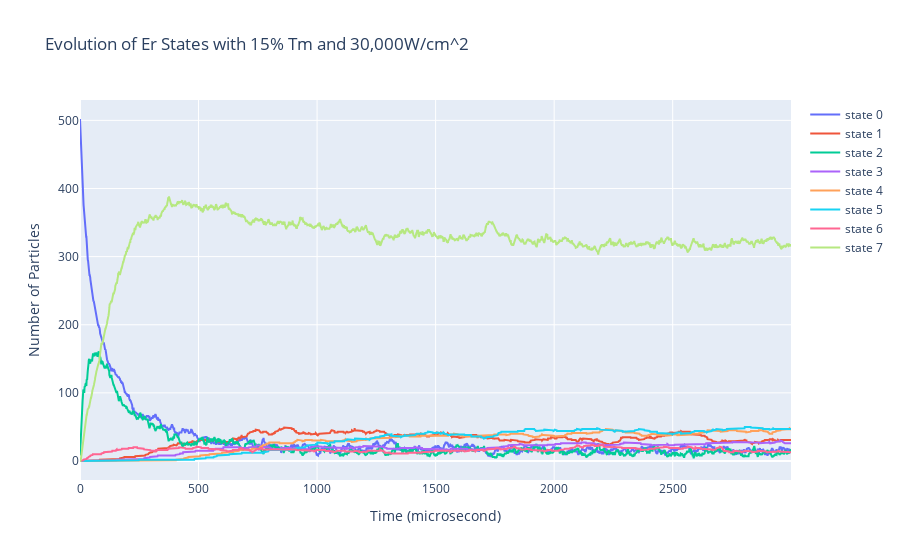

This figure's notebook cell:
### Code cell
import plotly.graph_objects as go
traces = []
for i, y in r['tm_distribution'].items():
    trace = go.Scatter(y=y, mode='lines', name=f'state {i}')
    traces.append(trace)

fig = go.Figure(traces)

fig.update_layout(title='Evolution of Er States with 15% Tm and 30,000W/cm^2', xaxis_title='Time (microsecond)', yaxis_title='Number of Particles')

fig.show()

### Figure 1 — Plotly figure (JSON) as saved in the notebook; plotly's stock layout.template omitted (floating-point values rounded to 4 significant figures; data arrays with more than 128 entries replaced by an {"elided": "..."} marker saying what was removed)
{"data": [{"mode": "lines", "name": "state 0", "type": "scatter", "y": {"elided": "3000 int values"}}, {"mode": "lines", "name": "state 1", "type": "scatter", "y": {"elided": "3000 int values"}}, {"mode": "lines", "name": "state 2", "type": "scatter", "y": {"elided": "3000 int values"}}, {"mode": "lines", "name": "state 3", "type": "scatter", "y": {"elided": "3000 int values"}}, {"mode": "lines", "name": "state 4", "type": "scatter", "y": {"elided": "3000 int values"}}, {"mode": "lines", "name": "state 5", "type": "scatter", "y": {"elided": "3000 int values"}}, {"mode": "lines", "name": "state 6", "type": "scatter", "y": {"elided": "3000 int values"}}, {"mode": "lines", "name": "state 7", "type": "scatter", "y": {"elided": "3000 int values"}}], "layout": {"title": {"text": "Evolution of Er States with 15% Tm and 30,000W/cm^2"}, "xaxis": {"title": {"text": "Time (microsecond)"}}, "yaxis": {"title": {"text": "Number of Particles"}}}}
